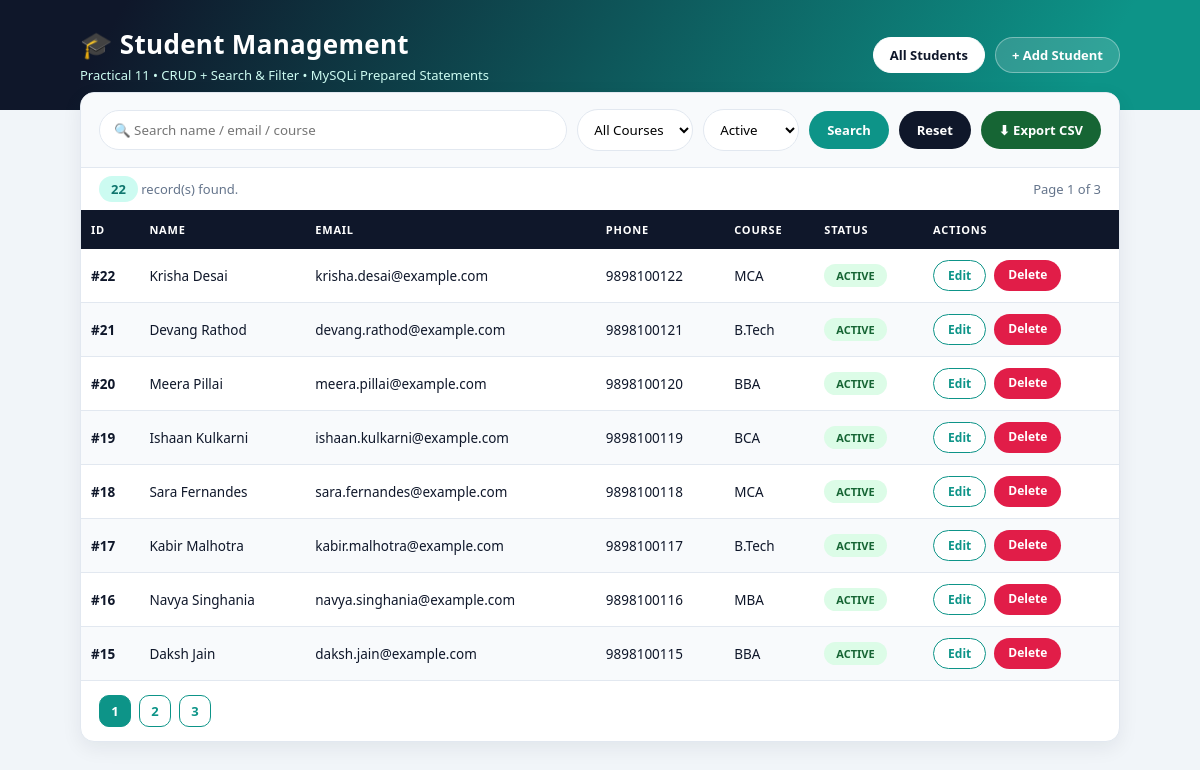
The page / on the database its author committed.
### tables this page shows
CREATE TABLE students (
  id INT AUTO_INCREMENT PRIMARY KEY,
  name VARCHAR(100) NOT NULL,
  email VARCHAR(100) NOT NULL UNIQUE,
  phone VARCHAR(15) NOT NULL,
  course VARCHAR(50) NOT NULL,
  age INT NOT NULL,
  gender ENUM('Male','Female','Other') NOT NULL,
  status ENUM('active','inactive') NOT NULL DEFAULT 'active',
  created_at TIMESTAMP DEFAULT CURRENT_TIMESTAMP,
  CONSTRAINT chk_age CHECK (age > 0 AND age < 120)
);

### db.php (called while the page is built, shortened)
<?php
function e($str) {
    return htmlspecialchars($str ?? '', ENT_QUOTES, 'UTF-8');
}

### index.php (the view, shortened to what this page needs)
<?php require_once 'db.php';
$search = trim($_GET['q'] ?? '');
$course_filter = trim($_GET['course'] ?? '');
$status_filter = trim($_GET['status'] ?? 'active');
$page = max(1, (int)($_GET['page'] ?? 1));
$limit = 8;
$offset = ($page - 1) * $limit;
$where = []; $types = ''; $params = [];
if ($status_filter !== 'all') { $where[] = "status = ?"; $types .= 's'; $params[] = $status_filter; }
$where_sql = $where ? ('WHERE ' . implode(' AND ', $where)) : '';
$count_sql = "SELECT COUNT(*) AS total FROM students $where_sql";
$stmt = $conn->prepare($count_sql);
if ($params) $stmt->bind_param($types, ...$params);
$stmt->execute();
$total = (int)$stmt->get_result()->fetch_assoc()['total'];
$total_pages = max(1, (int)ceil($total / $limit));
$list_sql = "SELECT id, name, email, phone, course, status FROM students $where_sql ORDER BY id DESC LIMIT ? OFFSET ?";
$stmt = $conn->prepare($list_sql);
$types2 = $types . 'ii';
$params2 = array_merge($params, [$limit, $offset]);
$stmt->bind_param($types2, ...$params2);
$stmt->execute();
$students = $stmt->get_result()->fetch_all(MYSQLI_ASSOC);
function page_url($p) {
    $q = $_GET; $q['page'] = $p;
    return 'index.php?' . http_build_query($q);
}
?>
<!DOCTYPE html>
<html lang="en">
<head>
</head>
<body>
<div class="hero">
  <div class="hero-inner">
    <div>
      <h1>🎓 Student Management</h1>
      <p>Practical 11 &bull; CRUD + Search &amp; Filter &bull; MySQLi Prepared Statements</p>
    </div>
    <div class="hero-nav">
      <a class="pill-btn solid" href="index.php">All Students</a>
      <a class="pill-btn" href="add.php">+ Add Student</a>
    </div>
  </div>
</div>
<div class="shell">
  <div class="card">
    <form class="toolbar" method="GET" action="index.php">
      <input type="text" name="q" placeholder="🔍 Search name / email / course" value="<?php echo e($search); ?>">
      <select name="course">
        <option value="">All Courses</option>
      </select>
      <select name="status">
        <option value="active" <?php echo $status_filter==='active'?'selected':''; ?>>Active</option>
      </select>
      <button class="btn btn-go" type="submit">Search</button>
      <a class="btn btn-reset" href="index.php">Reset</a>
      <a class="btn btn-csv" href="export.php?<?php echo http_build_query(['q'=>$search,'course'=>$course_filter,'status'=>$status_filter]); ?>">⬇ Export CSV</a>
    </form>
    <div class="meta">
      <span><span class="count-badge"><?php echo $total; ?></span> record(s) found.</span>
      <span>Page <?php echo $page; ?> of <?php echo $total_pages; ?></span>
    </div>
    <div class="table-wrap">
    <table>
      <thead><tr><th>ID</th><th>Name</th><th>Email</th><th>Phone</th><th>Course</th><th>Status</th><th>Actions</th></tr></thead>
      <tbody>
      <?php if (!$students): ?>
        <tr><td colspan="7"><div class="empty">No records found.</div></td></tr>
      <?php else: foreach ($students as $s): ?>
        <tr>
          <td><b>#<?php echo (int)$s['id']; ?></b></td>
          <td><?php echo e($s['name']); ?></td>
          <td><?php echo e($s['email']); ?></td>
          <td><?php echo e($s['phone']); ?></td>
          <td><?php echo e($s['course']); ?></td>
          <td><span class="status <?php echo e($s['status']); ?>"><?php echo e($s['status']); ?></span></td>
          <td>
            <div class="act">
              <a class="edit-btn" href="edit.php?id=<?php echo (int)$s['id']; ?>">Edit</a>
              <?php if ($s['status'] === 'active'): ?>
                <a class="del-btn" href="delete.php?id=<?php echo (int)$s['id']; ?>"
                   onclick="return confirm('Delete <?php echo e($s['name']); ?>? (soft delete)');">Delete</a>
              <?php else: ?>
                <a class="restore-btn" href="delete.php?id=<?php echo (int)$s['id']; ?>&action=restore"
                   onclick="return confirm('Restore this student?');">Restore</a>
              <?php endif; ?>
            </div>
          </td>
        </tr>
      <?php endforeach; endif; ?>
      </tbody>
    </table>
    </div>
    <div class="pager">
      <?php for ($i = 1; $i <= $total_pages; $i++): ?>
        <?php if ($i === $page): ?><span class="current"><?php echo $i; ?></span>
        <?php else: ?><a href="<?php echo e(page_url($i)); ?>"><?php echo $i; ?></a><?php endif; ?>
      <?php endfor; ?>
    </div>
  </div>
</div>
</body>
</html>

### index.php (style rules this page uses)
:root { --teal:#0d9488;--ink:#0f172a;--muted:#64748b;--line:#e2e8f0;--bg:#f1f5f9;--rose:#e11d48;--amber:#d97706 }
* { box-sizing:border-box;font-family:'Segoe UI',Arial,sans-serif }
body { margin:0;background:var(--bg);color:var(--ink) }
.hero { background:linear-gradient(120deg,#0f172a 10%,#0d9488 90%);color:#fff;padding:26px 0 }
.hero-inner { max-width:1080px;margin:0 auto;padding:0 20px;display:flex;justify-content:space-between;align-items:center;gap:16px;flex-wrap:wrap }
.hero h1 { margin:0;font-size:26px;letter-spacing:.3px }
.hero p { margin:4px 0 0;color:#ccfbf1;font-size:13px }
.hero-nav { display:flex;gap:10px }
.pill-btn { background:rgba(255,255,255,.15);border:1px solid rgba(255,255,255,.35);color:#fff;padding:8px 16px;border-radius:999px;text-decoration:none;font-size:13px;font-weight:600 }
.pill-btn.solid { background:#fff;color:#0f172a;border-color:#fff }
.shell { max-width:1080px;margin:-18px auto 30px;padding:0 20px }
.card { background:#fff;border:1px solid var(--line);border-radius:14px;box-shadow:0 6px 20px rgba(15,23,42,.07);overflow:hidden }
.toolbar { padding:16px 18px;border-bottom:1px solid var(--line);display:flex;gap:10px;flex-wrap:wrap;align-items:center;background:#f8fafc }
.toolbar input[type=text] { flex:1;min-width:230px;padding:10px 14px;border:1px solid var(--line);border-radius:999px;outline:none }
.toolbar select { padding:10px 12px;border:1px solid var(--line);border-radius:999px;background:#fff }
.btn { padding:10px 18px;border:none;border-radius:999px;cursor:pointer;text-decoration:none;display:inline-block;font-size:13px;font-weight:700 }
.btn-go { background:var(--teal);color:#fff }
.btn-reset { background:var(--ink);color:#fff }
.btn-csv { background:#166534;color:#fff }
.meta { display:flex;justify-content:space-between;align-items:center;padding:12px 18px;font-size:13px;color:var(--muted);flex-wrap:wrap;gap:8px }
.count-badge { background:#ccfbf1;color:#0f766e;font-weight:800;padding:4px 12px;border-radius:999px }
.table-wrap { overflow-x:auto }
table { width:100%;border-collapse:collapse;font-size:13.5px;min-width:820px }
thead th { background:var(--ink);color:#fff;text-transform:uppercase;font-size:11px;letter-spacing:.8px;padding:12px 10px;text-align:left }
tbody td { padding:11px 10px;border-bottom:1px solid var(--line) }
tbody tr:nth-child(even) { background:#f8fafc }
.status { display:inline-block;padding:4px 12px;border-radius:999px;font-size:11px;font-weight:800;text-transform:uppercase }
.status.active { background:#dcfce7;color:#166534 }
.act { display:flex;gap:8px }
.edit-btn { border:1.5px solid var(--teal);color:var(--teal);padding:6px 14px;border-radius:999px;text-decoration:none;font-size:12px;font-weight:700;background:#fff }
.del-btn { background:var(--rose);color:#fff;padding:6px 14px;border-radius:999px;text-decoration:none;font-size:12px;font-weight:700 }
.pager { padding:14px 18px;display:flex;gap:8px;align-items:center }
.pager a,.pager span { min-width:32px;height:32px;display:inline-flex;align-items:center;justify-content:center;border:1.5px solid var(--teal);color:var(--teal);border-radius:10px;text-decoration:none;font-size:13px;font-weight:700;padding:0 10px }
.pager .current { background:var(--teal);color:#fff }

### rows shown on the page
students: id "22", name "Krisha Desai", email "krisha.desai@example.com", phone "9898100122", course "MCA", status "ACTIVE"
students: id "21", name "Devang Rathod", email "devang.rathod@example.com", phone "9898100121", course "B.Tech", status "ACTIVE"
students: id "20", name "Meera Pillai", email "meera.pillai@example.com", phone "9898100120", course "BBA", status "ACTIVE"
students: id "19", name "Ishaan Kulkarni", email "ishaan.kulkarni@example.com", phone "9898100119", course "BCA", status "ACTIVE"
students: id "18", name "Sara Fernandes", email "sara.fernandes@example.com", phone "9898100118", course "MCA", status "ACTIVE"
students: id "17", name "Kabir Malhotra", email "kabir.malhotra@example.com", phone "9898100117", course "B.Tech", status "ACTIVE"
students: id "16", name "Navya Singhania", email "navya.singhania@example.com", phone "9898100116", course "MBA", status "ACTIVE"
students: id "15", name "Daksh Jain", email "daksh.jain@example.com", phone "9898100115", course "BBA", status "ACTIVE"

### other values the page prints
$total "22"
$page "1"
$total_pages "3"
